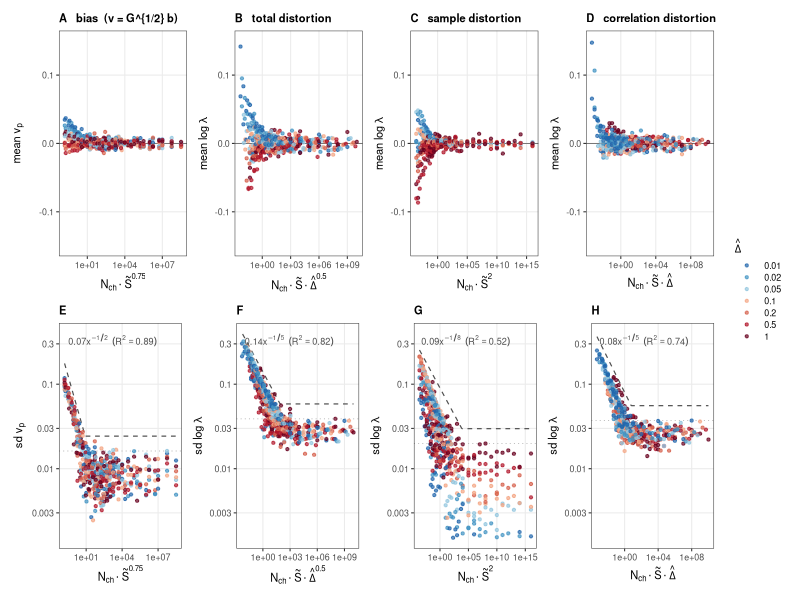
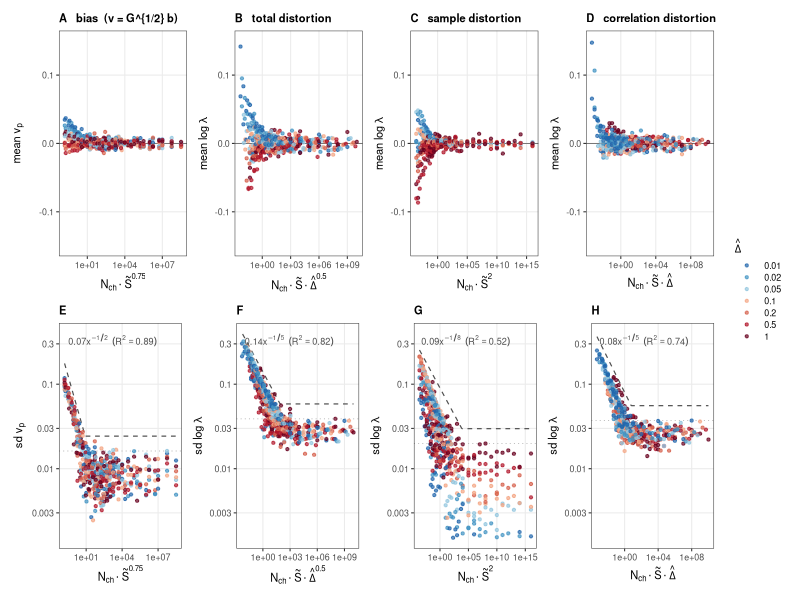

The R script that drew these images, in order:
# Each quantity against its own best-fitting composite  x_best = N * S^(bS/bN) * D^(bD/bN)  (fit on cells above the resolution floor)
suppressPackageStartupMessages({library(dplyr);library(tidyr);library(ggplot2);library(patchwork)})
setwd("/home/lmoffatt/Code/macro_dr/macro_dr/projects/eLife_2025/figures/in_progress/ir_reliability_20260828")
comp <- read.csv("digest/ir_components_cells.csv")
bias <- read.csv("digest/ir_bias_whitened.csv") |> group_by(nch,z,interval) |> summarise(ebar=mean(v), s=sqrt(mean((v-mean(v))^2)), .groups="drop") |> mutate(comp="bias")
all <- bind_rows(bias, comp |> select(nch,z,interval,comp,ebar,s)) |>
  mutate(St=0.1*z, D=interval, xref=nch*St*sqrt(D), dlab=factor(sprintf("%.2g", D), levels=sprintf("%.2g", sort(unique(D)))),
         comp=factor(comp, levels=c("bias","total","sample","corr")))
fl <- all |> filter(xref > 1e4) |> group_by(comp) |> summarise(floor=max(s), .groups="drop")
all <- all |> inner_join(fl, by="comp")
# ROUNDED exponents (grid-searched, tmp/ir_round_exponents.R) and rounded slopes
fits <- tibble(comp=factor(c("bias","total","sample","corr"), levels=levels(all$comp)),
               eS=c(0.75, 1, 2, 1), eD=c(0, 0.5, 0, 1), slope_fix=c(-1/2, -1/5, -1/8, -1/5),
               n=NA_integer_, bN=NA_real_, bS=NA_real_, bD=NA_real_, R2=NA_real_)
all <- all |> inner_join(fits, by="comp") |> mutate(xb = nch * St^eS * D^eD)
# 1-D check vs x_best and interval-residual, envelope constant
chk <- all |> filter(s > 1.5*floor) |> group_by(comp) |> group_modify(~{
  m1 <- lm(log10(s) ~ log10(xb), data=.x); m2 <- lm(log10(s) ~ log10(xb) + dlab, data=.x); r <- 10^abs(resid(m1))
  tibble(slope_free=coef(m1)[2], R2_1d=summary(m1)$r.squared, gainD=summary(m2)$r.squared-summary(m1)$r.squared, spread=median(r), n=nrow(.x)) }) |> ungroup() |>
  inner_join(fits |> select(comp, slope=slope_fix), by="comp")
envc <- all |> filter(s > 1.5*floor) |> inner_join(chk, by="comp") |> group_by(comp) |> summarise(a=ceiling(100*max(s*xb^-slope[1]))/100, .groups="drop")
tab <- fits |> select(comp,eS,eD) |> inner_join(chk, by="comp") |> inner_join(envc, by="comp") |> inner_join(fl, by="comp")
cat("component  x = N*S^eS*D^eD   slope(fixed) slope(free)  R2(1d)  gainD  spread  envelope a  floor\n")
for(i in seq_len(nrow(tab))) with(tab[i,], cat(sprintf("%-8s  N*S^%.2f*D^%.1f   %+.3f   %+.3f   %.3f   %.3f   x%.2f   %.2f   %.3f  n=%d\n", comp, eS,eD, slope, slope_free, R2_1d, gainD, spread, a, floor, n)))
viol <- all |> inner_join(tab |> select(comp,a,slope), by="comp") |> mutate(v = s > pmax(a*xb^slope, 1.5*floor)) |> group_by(comp) |> summarise(viol=sum(v)); print(as.data.frame(viol), row.names=FALSE)

COLd <- setNames(colorRampPalette(c("#2166AC","#4393C3","#92C5DE","#F4A582","#D6604D","#B2182B","#67001F"))(nlevels(all$dlab)), levels(all$dlab))
thm <- theme_bw(base_size=8, base_family="Helvetica") + theme(plot.title=element_text(size=8, face="bold"), legend.key.height=unit(0.3,"cm"), panel.grid.minor=element_blank())
TT <- c(bias="bias  (v = G^{1/2} b)", total="total distortion", sample="sample distortion", corr="correlation distortion")
YM <- c(bias="mean~v[p]", total="mean~log~lambda", sample="mean~log~lambda", corr="mean~log~lambda")
YS <- c(bias="sd~v[p]", total="sd~log~lambda", sample="sd~log~lambda", corr="sd~log~lambda")
xlab_of <- function(eS, eD){ f <- function(e, sym) if(abs(e) < 0.05) "" else if(abs(e-1) < 0.05) sym else sprintf("%s^%.2g", sym, e)
  parse(text=paste(Filter(nzchar, c("N[ch]", f(eS,"tilde(S)"), f(eD,"hat(Delta)"))), collapse="%.%")) }
top <- function(cn, lab){ d <- all |> filter(comp==cn); t <- tab |> filter(comp==cn)
  ggplot(d, aes(xb, ebar, colour=dlab)) + geom_hline(yintercept=0, colour="grey40", linewidth=.3) + geom_point(size=.8, alpha=.7) +
    scale_x_log10() + scale_colour_manual(values=COLd, name=expression(hat(Delta))) + coord_cartesian(ylim=c(-0.15,0.15)) +
    labs(title=paste0(lab, "   ", TT[[cn]]), x=xlab_of(t$eS, t$eD), y=parse(text=YM[[cn]])) + thm }
bot <- function(cn, lab){ d <- all |> filter(comp==cn); t <- tab |> filter(comp==cn); xg <- 10^seq(log10(min(d$xb)), log10(max(d$xb)), length=200)
  ggplot(d, aes(xb, s, colour=dlab)) + geom_hline(yintercept=t$floor, colour="grey70", linewidth=.3, linetype="dotted") +
    geom_line(data=tibble(x=xg, y=pmax(t$a*xg^t$slope, 1.5*t$floor)), aes(x,y), inherit.aes=FALSE, linetype="dashed", colour="grey30", linewidth=.4) +
    geom_point(size=.8, alpha=.7) + scale_x_log10() +
    scale_y_log10(breaks=c(0.003,0.01,0.03,0.1,0.3), labels=c("0.003","0.01","0.03","0.1","0.3"), limits=c(0.0015,0.4)) +
    scale_colour_manual(values=COLd, guide="none") +
    annotate("text", x=min(d$xb)*2, y=0.33, label=sprintf("%.2f*x^{-1/%d}~~(R^2==%.2f)", t$a, round(-1/t$slope), t$R2_1d), parse=TRUE, size=2.3, colour="grey30", hjust=0) +
    labs(title=lab, x=xlab_of(t$eS, t$eD), y=parse(text=YS[[cn]])) + thm }
g <- wrap_plots(top("bias","A"), top("total","B"), top("sample","C"), top("corr","D"), nrow=1) /
     wrap_plots(bot("bias","E"), bot("total","F"), bot("sample","G"), bot("corr","H"), nrow=1) + plot_layout(guides="collect") & theme(legend.position="right")
ggsave("figures/Figure_IR_8panel_round.pdf", g, width=9.0, height=4.8); ggsave("figures/Figure_IR_8panel_round.png", g, width=9.0, height=4.8, dpi=150)
cat("written figures/Figure_IR_8panel_round.{pdf,png}\n")
